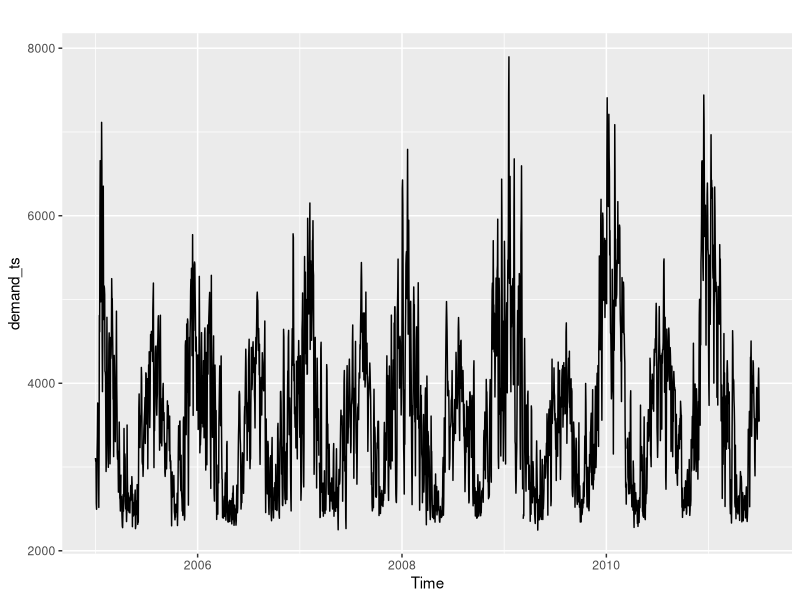
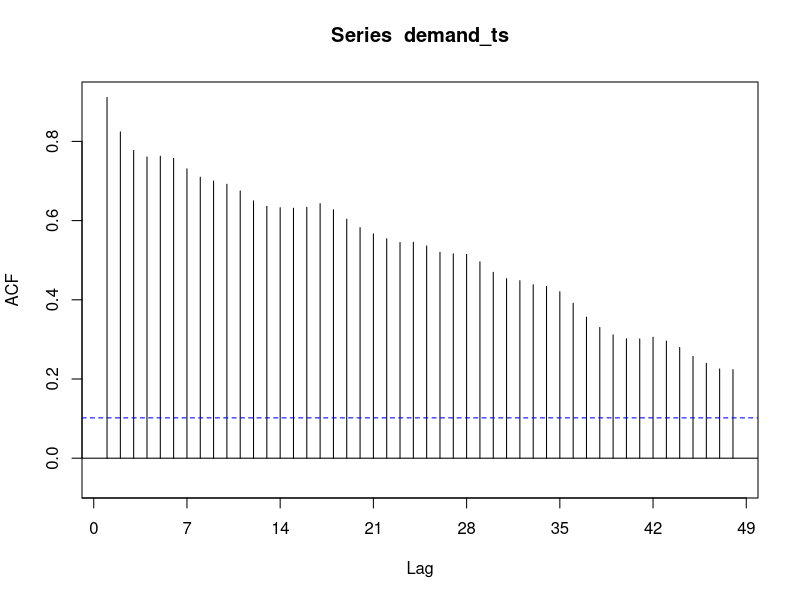
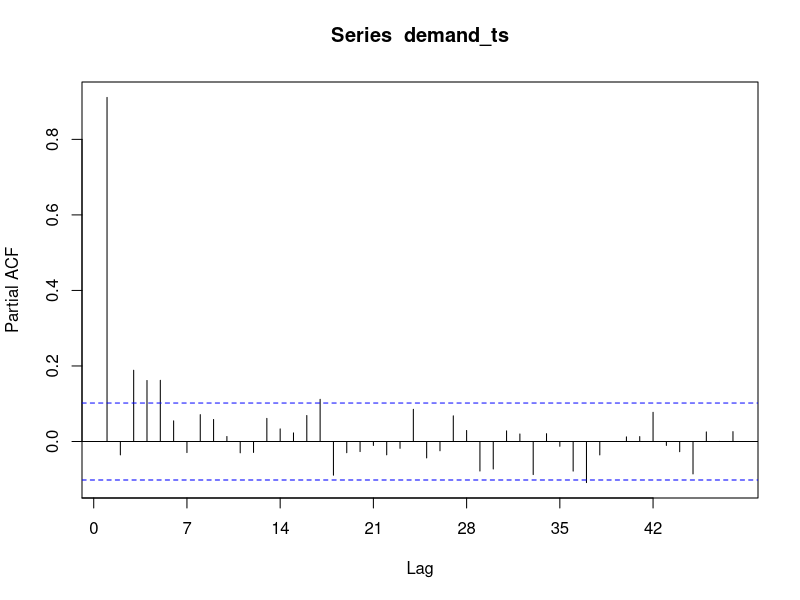

Generate these figures, in order, with R: (Note: this script raises an error after producing the figures.)
## ---- chunk 1
libraries <- c('forecast','here','tidyverse','zoo','Kendall',
               'tseries','outliers','smooth', "openxlsx", "readxl",
               "stats",'prophet')
lapply(libraries,require,character.only=T)
here()

demand <- read.csv(here("Data",'Processed','CleanDemand_v1.csv'))
demand <- select(.data = demand, !X)
demand <- mutate(.data=demand, date = ymd(date))

summary(demand)

## ---- chunk 2
demand_ts <- msts(data = demand[,2], start = c(2005,1), seasonal.periods = c(7,365.25))
demand_ts <- na.interp(demand_ts,linear = T)
demand_ts <- msts(data = demand[,2], start = c(2005,1), seasonal.periods = c(7,365.25))
autoplot(demand_ts)
Acf(demand_ts, lag.max = 48)
Pacf(demand_ts, lag.max = 48)
## ---- chunk 3
decomp_demand_ts <- decompose(demand_ts, type = "additive")

autoplot(decomp_demand_ts)
## ---- chunk 4
# training data
TrainingWindow = 365
demand_ts_training <- subset(demand_ts,
                                   end = length(demand_ts)-TrainingWindow)
demand_ts_training <- msts(demand_ts_training, seasonal.periods = c(7,365.25))

#create a subset for testing purpose
demand_ts_testing <- subset(demand_ts,
                            start = length(demand_ts)-TrainingWindow+1,
                            end = length(demand_ts)-TrainingWindow+31)
demand_ts_testing <- msts(demand_ts_testing, seasonal.periods = c(7,365.25))

autoplot(demand_ts_training)
autoplot(demand_ts_testing)
## ---- chunk 5
observed <- demand[(nrow(demand)-TrainingWindow+1):(nrow(demand)-TrainingWindow+31),"avg_load"]
SNAIVE_fore <- snaive(y=demand_ts_training, h=31)
checkresiduals(SNAIVE_fore)

SNAIVE_accuracy <- accuracy(SNAIVE_fore$mean, observed)
plot(SNAIVE_accuracy)
plot(SNAIVE_fore)
## ---- chunk 6
SNAIVE_fore_final <- snaive(demand_ts, h = 31)
checkresiduals(SNAIVE_fore_final)
julyforecast <- data.frame(SNAIVE_fore_final$mean)

## ---- chunk 7
auto_arima_test <- auto.arima(y=demand_ts_training,
                              max.p = 2,
                              max.d = 2,
                              max.q = 2, 
                              max.P = 0,
                              max.D = 0,
                              max.Q = 0, seasonal = F)
print(auto_arima_test)
auto_arima_forecast <- forecast(auto_arima_test, h = 31)
autoplot(auto_arima_forecast)


# auto_sarima_test <- auto.arima(y=demand_ts_training,
#                               max.p = 3,
#                               max.d = 1,
#                               max.q = 3, 
#                               max.P = 3,
#                               max.D = 1,
#                               max.Q = 3,
#                               seasonal = T)
# print(auto_sarima_test)
# auto_sarima_forecast <- forecast(auto_sarima_test, h = 31)
# autoplot(auto_sarima_forecast)
# df_compare_auto_AICs <- data.frame(AIC(auto_arima_test), AIC(auto_sarima_test))


# ARIMA + FOURIER 
auto_arima_fourier_fit <- auto.arima(demand_ts_training, 
                             seasonal=FALSE, 
                             lambda=0,
                             xreg=fourier(demand_ts_training, 
                                          K=c(2,24))
                             )
summary(auto_arima_fourier_fit)
checkresiduals(auto_arima_fourier_fit)
#Forecast with ARIMA fit
auto_arima_fourier_forecast <- forecast(auto_arima_fourier_fit,
                           xreg=fourier(demand_ts_training,
                                        K=c(2,24),
                                        h=31),
                           h=31)


# STL+ETS
ets_train <-  stlf(demand_ts_training,h=31, s.window = "periodic")

#Neural 
neural_train <- nnetar(demand_ts_training,
                 p=2,
                 P=0,
                 xreg=fourier(demand_ts_training,
                                        K=c(3,4)))
neural_fore <- forecast(neural_train, 
                   h=31,
                   xreg=fourier(demand_ts_training, 
                                          K=c(3,4),h=31))

# PROPHET
colnames(demand) <-  c("ds",'y')
df <- prophet(demand)
future <- make_future_dataframe(df,periods = 31)
tail(future)
forecast <- predict(df,future)
tail(forecast)
plot(df,forecast)
prophet_plot_components(df,forecast)


df_compare_accuracy <- as.data.frame(rbind(accuracy(SNAIVE_fore$mean, observed), 
         accuracy(auto_arima_forecast$mean,observed),
         accuracy(auto_arima_fourier_forecast$mean,observed), 
         accuracy(ets_train$mean,observed), 
         accuracy(neural_fore$mean,observed), 
         accuracy(forecast$yhat,observed)))
row.names(df_compare_accuracy) <- c('snaive','auto arima',
                                    'auto arima+fourier',
                                    'ets','neural','prophet')
## ---- chunk 8
final_fourier <- auto.arima(demand_ts, 
                             seasonal=FALSE, 
                             lambda=0,
                             xreg=fourier(demand_ts, 
                                          K=c(2,24)))
final_fourier_forecast <- forecast(final_fourier,
                           xreg=fourier(demand_ts,
                                        K=c(2,24),
                                        h=31),
                           h=31)


autoplot(final_fourier_forecast) +
  ylab("Average Daily Load (kWh)") +
  xlab("Year") +
  ggtitle("Seasonal Naive: July 2011 Forecast") +
  theme_classic()
## ---- chunk 9
july2011_dates <- seq(as.Date("2011-07-01"), as.Date("2011-07-31"), by = "day")

submission <- data.frame(
  date = july2011_dates,
  load = as.numeric(final_fourier_forecast$mean)
)

write.csv(submission,
          file = "Submissions/gilman_salzberg_arima_fourier.csv",
          row.names = FALSE)

head(submission)
